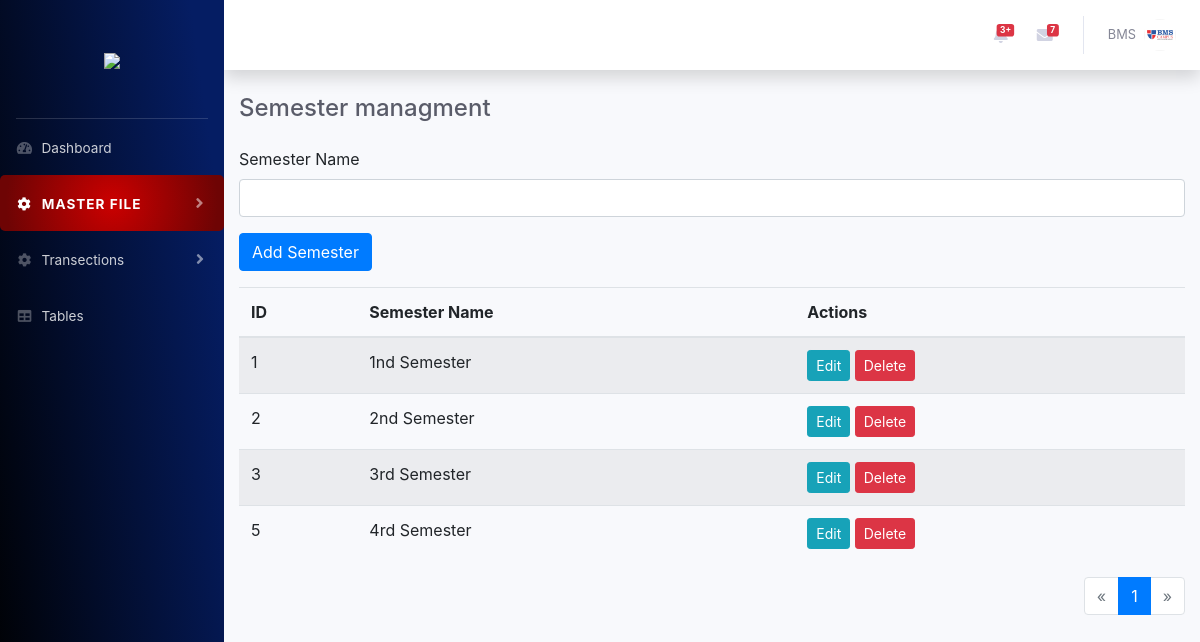
/create_semester.php, run on the app's committed database.
### tables this page shows
CREATE TABLE `semester_table` (
  `id` int(11) NOT NULL,
  `semester_name` varchar(255) NOT NULL,
  `created_at` timestamp NOT NULL DEFAULT current_timestamp()
);

### create_semester.php (the view, shortened to what this page needs)
<?php
include("database/connection.php");
include("includes/header.php");
$results_per_page = 5;
$page = isset($_GET['page']) ? (int)$_GET['page'] : 1;
$start = ($page - 1) * $results_per_page;
$sql = "SELECT * FROM semester_table LIMIT $start, $results_per_page";
$result = $conn->query($sql);
$sql_total = "SELECT COUNT(*) as total FROM semester_table";
$result_total = $conn->query($sql_total);
$total_rows = $result_total->fetch_assoc()['total'];
$total_pages = ceil($total_rows / $results_per_page);
?>
<div id="wrapper">
    <?php include("nav.php"); ?>
    <div id="content-wrapper" class="d-flex flex-column">
        <div id="content">
            <?php include("includes/topnav.php"); ?>
            <div class="container">
                <div class="d-sm-flex align-items-center justify-content-between mb-4">
                    <h4 class="h4 mb-0 text-gray-800">Semester managment</h4>
                </div>
                <form action="" method="post" class="mb-3">
                    <div class="form-group">
                        <label for="semester_name">Semester Name</label>
                        <input type="text" class="form-control" id="semester_name" name="semester_name" required>
                    </div>
                    <button type="submit" name="add_semester" class="btn btn-primary">Add Semester</button>
                </form>
                <table class="table table-striped">
                    <thead>
                        <tr>
                            <th>ID</th>
                            <th>Semester Name</th>
                            <th>Actions</th>
                        </tr>
                    </thead>
                    <tbody>
                        <?php while ($row = $result->fetch_assoc()): ?>
                            <tr>
                                <td><?php echo $row['id']; ?></td>
                                <td><?php echo htmlspecialchars($row['semester_name']); ?></td>
                                <td>
                                    <button class="btn btn-info btn-sm" data-toggle="modal" data-target="#editModal" data-id="<?php echo $row['id']; ?>" data-semester_name="<?php echo htmlspecialchars($row['semester_name']); ?>">Edit</button>
                                    <form action="" method="post" class="d-inline">
                                        <button type="submit" name="delete_semester" class="btn btn-danger btn-sm">Delete</button>
                                    </form>
                                </td>
                            </tr>
                        <?php endwhile; ?>
                    </tbody>
                </table>
                <nav aria-label="Page navigation">
                    <ul class="pagination justify-content-end">
                        <li class="page-item <?php if ($page <= 1) echo 'disabled'; ?>">
                            <a class="page-link" href="?page=<?php echo $page - 1; ?>" aria-label="Previous">
                                <span aria-hidden="true">&laquo;</span>
                            </a>
                        </li>
                        <?php for ($i = 1; $i <= $total_pages; $i++): ?>
                            <li class="page-item <?php if ($i == $page) echo 'active'; ?>">
                                <a class="page-link" href="?page=<?php echo $i; ?>"><?php echo $i; ?></a>
                            </li>
                        <?php endfor; ?>
                        <li class="page-item <?php if ($page >= $total_pages) echo 'disabled'; ?>">
                            <a class="page-link" href="?page=<?php echo $page + 1; ?>" aria-label="Next">
                                <span aria-hidden="true">&raquo;</span>
                            </a>
                        </li>
                    </ul>
                </nav>
            </div>
        </div>
    </div>
</div>
</body>
</html>

### data on the page
semester_table: id "1", semester_name "1nd Semester"
semester_table: id "2", semester_name "2nd Semester"
semester_table: id "3", semester_name "3rd Semester"
semester_table: id "5", semester_name "4rd Semester"
